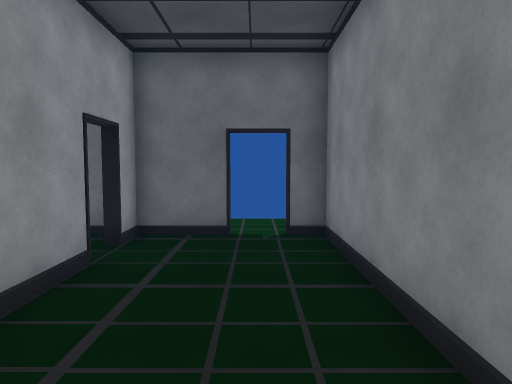
view 1 (above)

15 first-person views from a walk through a 3-D level made in the Unity game engine. The camera is 1.5 m above the floor, tilts 4° down and sees 70° across. The floor is counted in squares, 1 m on a side. Each view is taken from the middle of a square. On the plan, view 1 faces up. The plan holds only what a view shows up to about 16 squares ahead; the rest is blank. The player is left out. Door leaves are left out, so doorways stand open.

view 2
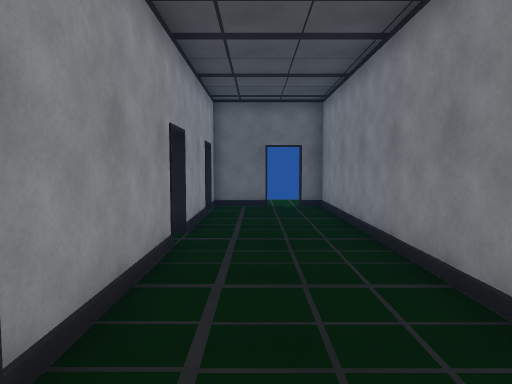

view 3
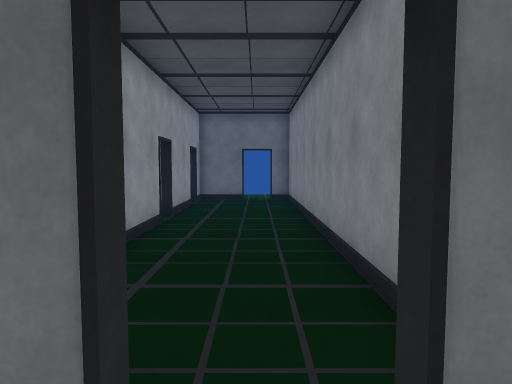

view 4
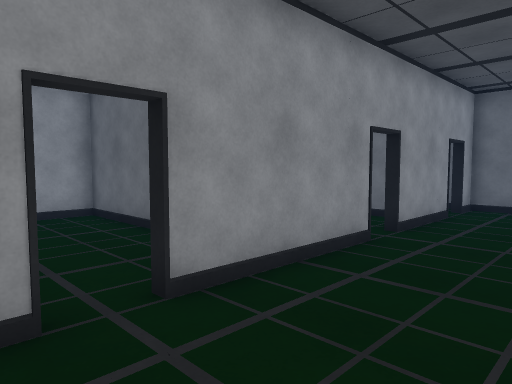

view 5
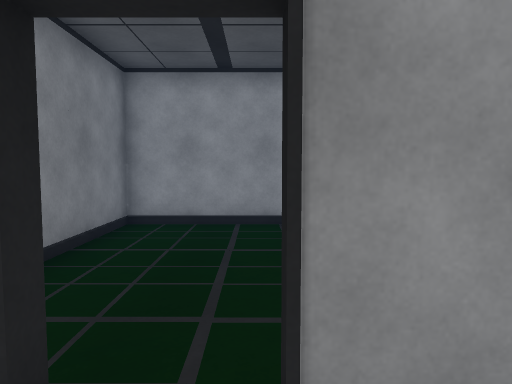

view 6
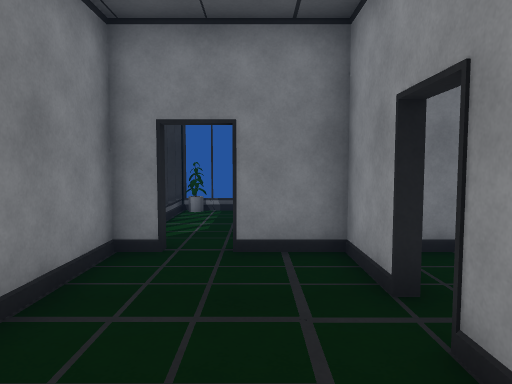

view 7
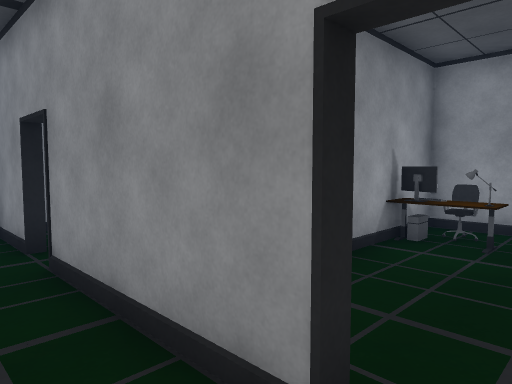

view 8
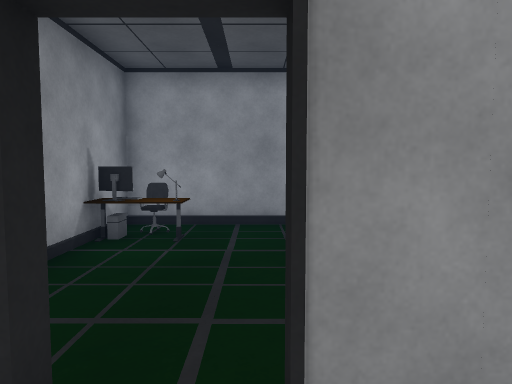

view 9
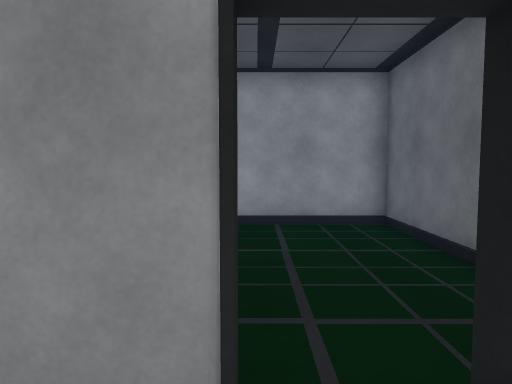

view 10
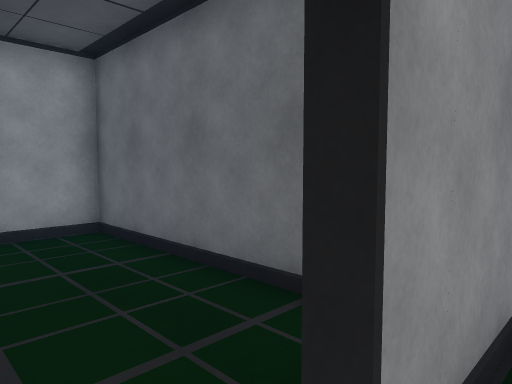

view 11
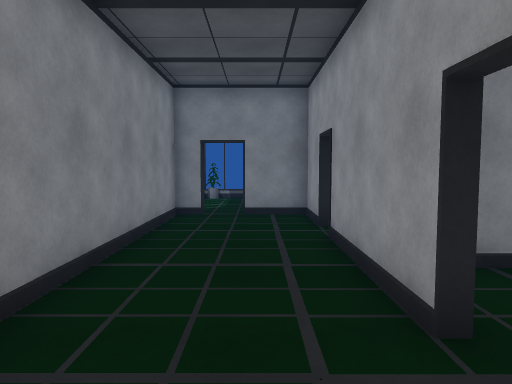

view 12
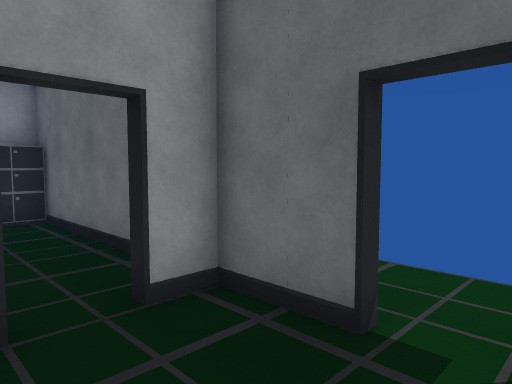

view 13
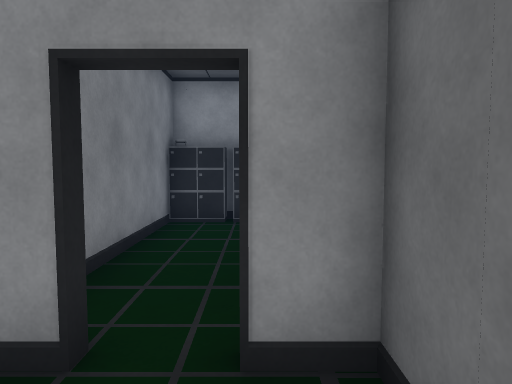

view 14
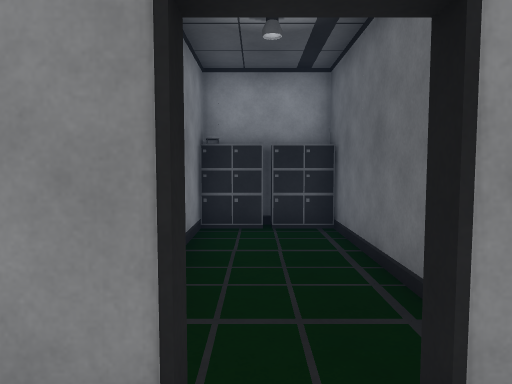

view 15
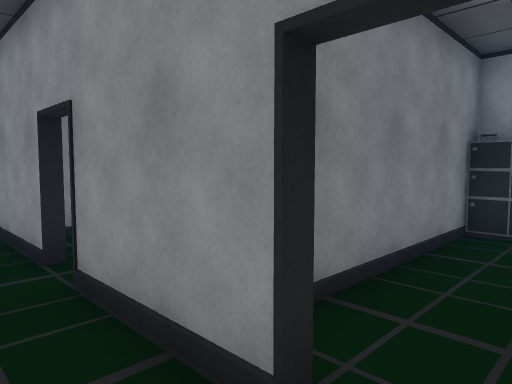

### Floor plan
Points are (right, up) in squares from view 1. A wall is a line through its corners. A room is listed if a view was taken in it or the views show most of it. See-through windows are left out.
Room 1 (views 1, 2, 4, 5, 6, 7, 8, 9, 10, 11, 12, 13, 14, 15)
walls: (-2.6, 0.9) (-2.6, -3.9); (-2.6, -5.1) (-2.6, -7.4) (-0.6, -7.4); (-2.6, 5.6) (-2.6, 2.2); (0.7, -7.4) (1.5, -7.4) (1.5, 7.9) (0.6, 7.9); (-0.5, 7.9) (-2.6, 7.9) (-2.6, 6.9)
ways out: open door at (0, -7.5) to room 2; open door at (-3, -4.5) to room 3; open door at (-3, 1.5) to room 4; open door at (-3, 6.5) to room 5; open door at (0, 8)
Room 2 (view 3)
walls: (-0.6, -7.6) (-1, -7.6); (0.4, -13.4) (0.9, -13.4); (1.2, -13.4) (1.7, -13.4); (1.5, -13.9) (1.5, -13.1)
ways out: open door at (0, -7.5) to room 1
objects: other object (1, -13)
Room 3 (no view inside)
walls: (-7, -1.6) (-10.5, -1.6) (-10.5, -7.4) (-6.6, -7.4); (-4.6, -7.4) (-3.4, -7.4)
ways out: open door at (-3, -4.5) to room 1
Room 4 (no view inside)
walls: (-7.5, -1.4) (-6.8, -1.4); (-4.9, -1.4) (-3.5, -1.4); (-3.4, 4.4) (-10.5, 4.4) (-10.5, -1.4) (-9.4, -1.4)
ways out: open door at (-3, 1.5) to room 1
objects: chair (-10, 0) to (-9, 0); other object (-9, -1); other object (-9, 1) to (-8, 1); monitor (-8, -1); other object (-8, 0)
Room 5 (no view inside)
walls: (-9.5, 4.6) (-4.3, 4.6); (-3.1, 7.9) (-10, 7.9)
ways out: open door at (-3, 6.5) to room 1
objects: cabinet (-10, 5); cabinet (-10, 6) to (-10, 7)

Where each view was taken, in squares from view 1:
view 1: 0 up, 0 right, facing up
view 2: 6 down, 1 left, facing up
view 3: 9 down, 0 right, facing up
view 4: 6 down, 1 right, facing up-left
view 5: 4 down, 1 left, facing left
view 6: 1 down, 1 left, facing down
view 7: 2 up, 1 left, facing down-left
view 8: 2 up, 1 left, facing left
view 9: 1 up, 1 left, facing left
view 10: 1 up, 2 left, facing up-left
view 11: 4 up, 1 left, facing down
view 12: 5 up, 1 right, facing up-left
view 13: 7 up, 0 right, facing left
view 14: 6 up, 1 left, facing left
view 15: 7 up, 1 left, facing down-left
